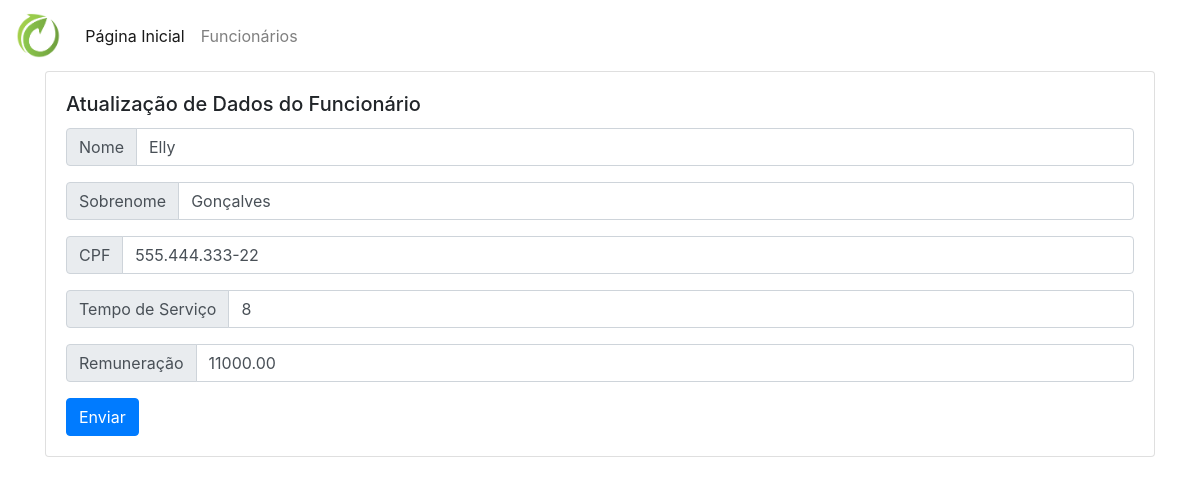
Screenshot of /funcionario/3 with the database file from the repository.
### website/models.py (models this page shows)
class Funcionario(models.Model):
    nome = models.CharField(
        max_length=255,
        null=False,
        blank=False
    )
    sobrenome = models.CharField(
        max_length=255,
        null=False,
        blank=False
    )
    cpf = models.CharField(
        max_length=14,
        null=False,
        blank=False
    )
    tempo_de_servico = models.IntegerField(
        default=0,
        null=False,
        blank=False
    )
    remuneracao = models.DecimalField(
        max_digits=8,
        decimal_places=2,
        null=False,
        blank=False
    )
    objects = models.Manager()

### website/views.py (the view)
class FuncionarioUpdateView(UpdateView):
    template_name = 'website/atualiza.html'
    model = Funcionario
    fields = '__all__'
    context_object_name = 'funcionario'
    def get_object(self, queryset=None):
        funcionario = None
        id = self.kwargs.get(self.pk_url_kwarg)
        if id is not None:
            funcionario = Funcionario\
                .objects\
                .filter(id=id)\
                .first()
        return funcionario

### website/templates/website/atualiza.html (shortened to what this page needs)
{% extends "website/_layouts/base.html" %}
{% load widget_tweaks %}
{% block conteudo %}
    <div class="container">
        <div class="row">
            <div class="col-lg-12 col-md-12 col-sm-12 col-xs-12">
                <div class="card">
                    <div class="card-body">
                        <h5 class="card-title">
                            Atualização de Dados do Funcionário
                        </h5>
                        <form method="post">
                            <div class="input-group mb-3">
                                <div class="input-group-prepend">
                                    <span class="input-group-text">Nome</span>
                                </div>
                                {% render_field form.nome class+="form-control" %}
                            </div>
                            <div class="input-group mb-3">
                                <div class="input-group-prepend">
                                    <span class="input-group-text">Sobrenome</span>
                                </div>
                                {% render_field form.sobrenome class+="form-control" %}
                            </div>
                            <div class="input-group mb-3">
                                <div class="input-group-prepend">
                                    <span class="input-group-text">CPF</span>
                                </div>
                                {% render_field form.cpf class+="form-control" %}
                            </div>
                            <div class="input-group mb-3">
                                <div class="input-group-prepend">
                                    <span class="input-group-text">Tempo de Serviço</span>
                                </div>
                                {% render_field form.tempo_de_servico class+="form-control" %}
                            </div>
                            <div class="input-group mb-3">
                                <div class="input-group-prepend">
                                    <span class="input-group-text">Remuneração</span>
                                </div>
                                {% render_field form.remuneracao class+="form-control" %}
                            </div>
                            <button class="btn btn-primary">Enviar</button>
                        </form>
                    </div>
                </div>
            </div>
        </div>
    </div>
{% endblock %}

### rows the page displays
Funcionario: nome "Elly", sobrenome "Gonçalves", cpf "555.444.333-22", tempo_de_servico "8", remuneracao "11000.00"
